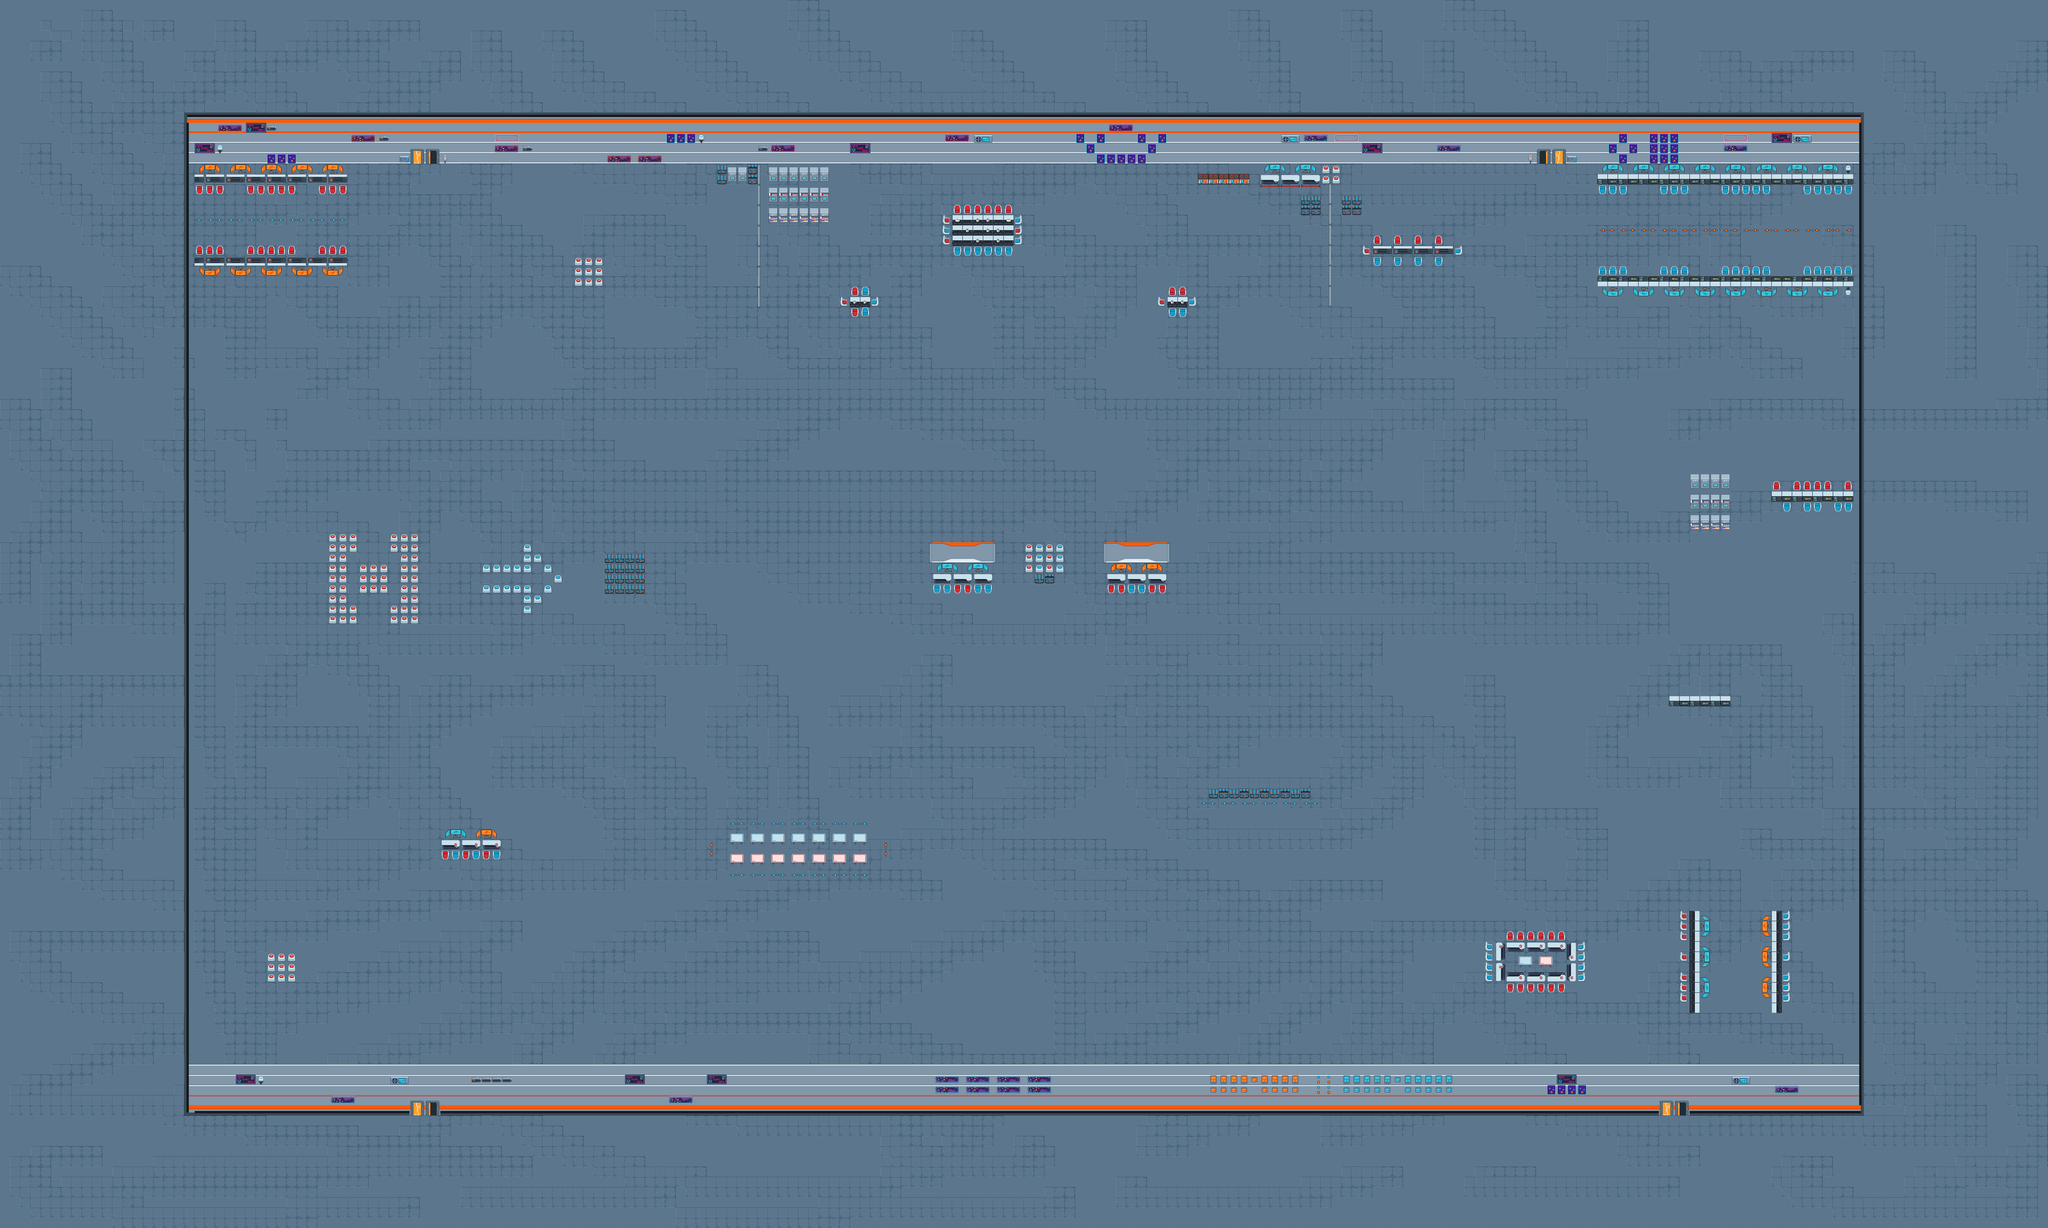

A level layout from a 2D game, rendered from its tile map. Below: a short description, then the map file with tile-grid data replaced by summaries:
An orthogonal 200x120 tile map with 32x32 px tiles, 3 tile layers (Layer BackGroup, Layer Entity, Layer Decor).

<map version="1.10" tiledversion="1.10.2" orientation="orthogonal" renderorder="right-down" width="200" height="120" tilewidth="32" tileheight="32" infinite="0" nextlayerid="7" nextobjectid="1">
 <tileset firstgid="1" source="TileSet-1.tsx" />
 <layer id="3" name="Layer BackGroup" width="200" height="120">
  <data>[24000 cells, 24000 non-empty, 10 distinct tile ids]</data>
 </layer>
 <layer id="4" name="Layer Entity" width="200" height="120">
  <data>[24000 cells, 2712 non-empty, 60 distinct tile ids]</data>
 </layer>
 <layer id="6" name="Layer Decor" width="200" height="120">
  <data>[24000 cells, 578 non-empty, 41 distinct tile ids]</data>
 </layer>
</map>
